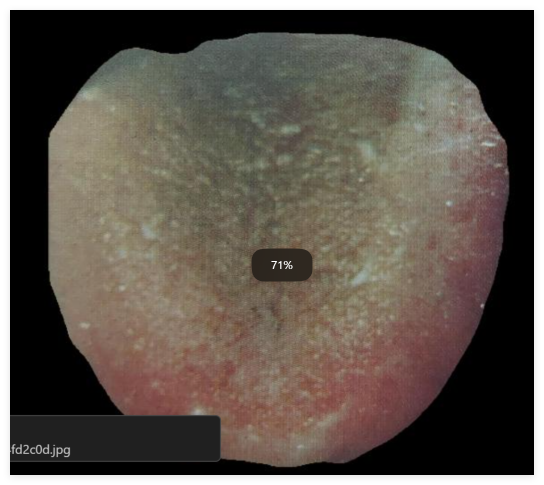
#> input picture RD/docter_tg/ML-hu-main/test.png, 1088 x 970 px (shown at 1/2 size)
$ python hu.py
#> lines starting #> are read from the running program, lines starting #| are printed output that depends on the picture
from __future__ import annotations

from pathlib import Path

from PIL import Image, ImageStat


def _load_center_image(img_path: str | Path, target_size: tuple[int, int] = (224, 224)) -> Image.Image:
#> called with target_size = (224, 224)
	image = Image.open(img_path).convert("RGB")
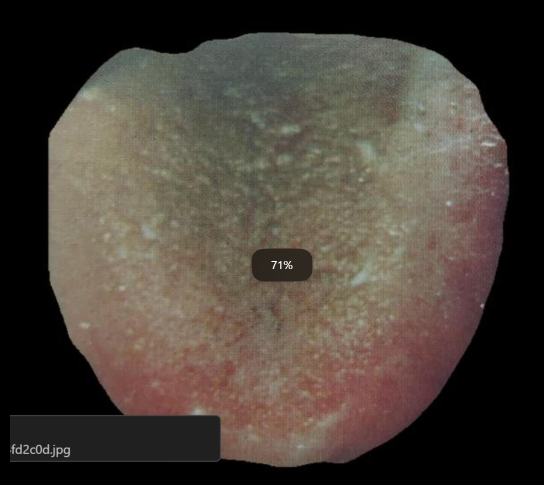
#> image: PIL image 1088x970 RGB (shown at 1/2 size); mean R, G, B 74.8, 66.5, 58
	width, height = image.size
#> width = 1088; height = 970
	if width > 0 and height > 0:
		crop_ratio = 0.8
		crop_w = int(width * crop_ratio)
#> crop_w = 870
		crop_h = int(height * crop_ratio)
#> crop_h = 776
		left = max((width - crop_w) // 2, 0)
#> left = 109
		top = max((height - crop_h) // 2, 0)
#> top = 97
		right = min(left + crop_w, width)
#> right = 979
		bottom = min(top + crop_h, height)
#> bottom = 873
		image = image.crop((left, top, right, bottom))
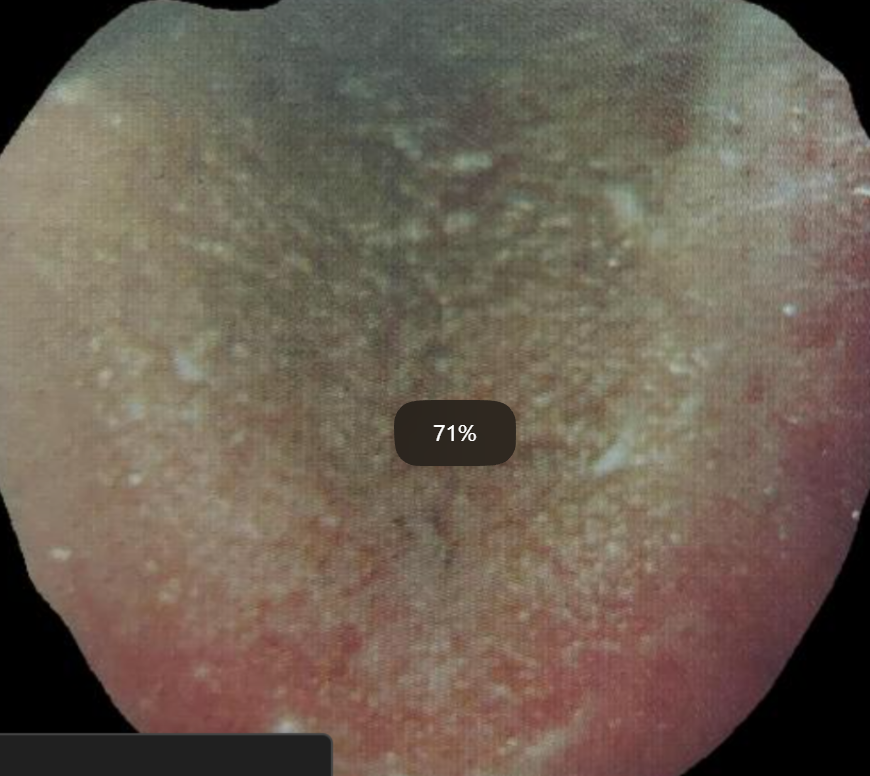
#> image: PIL image 870x776 RGB; mean R, G, B 109, 96.8, 84
	return image.resize(target_size)
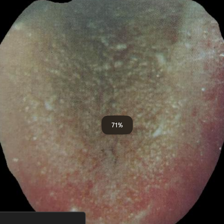
#> returned value: PIL image 224x224 RGB; mean R, G, B 109, 96.9, 84


def _predict_tongue_color_label(img_path: str | Path) -> str:
	image = _load_center_image(img_path)
	stat = ImageStat.Stat(image)
	r_mean, g_mean, b_mean = stat.mean
#> r_mean = 109; g_mean = 96.86; b_mean = 83.96

	if r_mean < 110 and b_mean >= g_mean:
		return "紫舌"
	if r_mean < 145 and abs(r_mean - g_mean) <= 10 and b_mean > 95:
		return "淡白舌"
	if r_mean > 175 and g_mean < 95 and b_mean < 95:
		return "绛舌"
	if r_mean > 155 and g_mean < 130:
		return "红舌"
	return "淡红舌"


def _predict_tongue_coat_label(img_path: str | Path) -> str:
	image = _load_center_image(img_path)
	hsv_stat = ImageStat.Stat(image.convert("HSV"))
	gray_stat = ImageStat.Stat(image.convert("L"))

	s_mean = hsv_stat.mean[1] / 255.0
#> s_mean = 0.228
	v_mean = hsv_stat.mean[2] / 255.0
#> v_mean = 0.431
	gray_std = gray_stat.stddev[0]
#> gray_std = 35.3

	if (v_mean > 0.62 and s_mean < 0.25) or gray_std < 35:
		return "舌苔湿润"
	if (v_mean < 0.50 and s_mean > 0.30) or gray_std > 55:
		return "舌苔干燥"
	return "舌苔湿润"


def predict_tongue_color_text(img_path: str | Path) -> str:
	tongue_color = _predict_tongue_color_label(img_path)
	return "\n".join([
		f"【舌色结果】：{tongue_color}",
	])


def predict_tongue_coat_text(img_path: str | Path) -> str:
	tongue_coat = _predict_tongue_coat_label(img_path)
	return "\n".join([
		f"【舌苔状态】：{tongue_coat}",
		"=" * 30,
	])


def predict_hu_tongue(img_path: str | Path) -> tuple[str, str]:
	return predict_tongue_color_text(img_path), predict_tongue_coat_text(img_path)


if __name__ == "__main__":
	test_image = Path(__file__).resolve().parent / "ML-hu-main" / "test.png"
	if test_image.exists():
		color_text, coat_text = predict_hu_tongue(test_image)
		print(color_text)
		print(coat_text)
